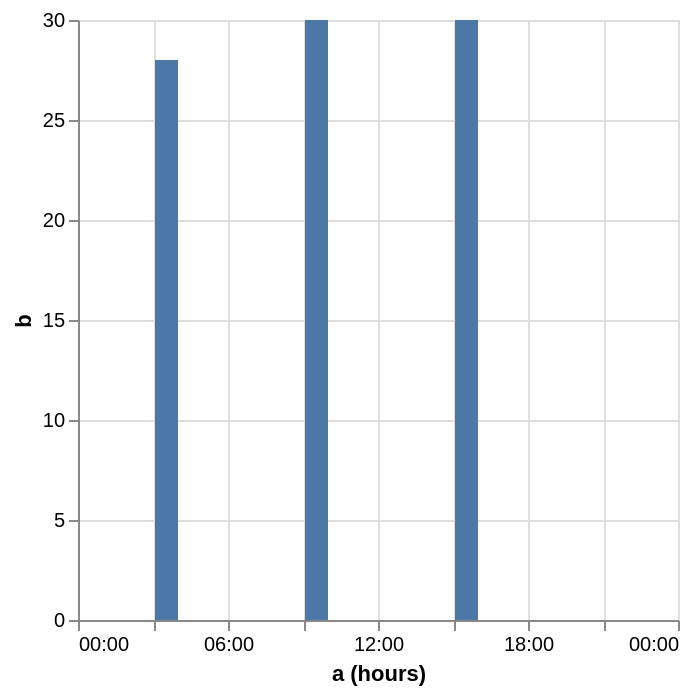

This figure's Vega-Lite source:
### Vega specification from a JSON file in a GitHub repository (floating-point values rounded to 4 significant figures)
{"$schema": "https://vega.github.io/schema/vega/v5.json", "description": "Customizing time scale domain.", "background": "white", "padding": 5, "width": 300, "height": 300, "style": "cell", "data": [{"name": "source_0", "values": [{"a": "December 17, 1995 03:00:00", "b": 28}, {"a": "December 17, 1995 09:00:00", "b": 30}, {"a": "December 17, 1995 15:00:00", "b": 30}]}, {"name": "data_0", "source": "source_0", "transform": [{"type": "formula", "expr": "toDate(datum[\"a\"])", "as": "a"}, {"field": "a", "type": "timeunit", "units": ["hours"], "as": ["hours_a", "hours_a_end"]}, {"type": "stack", "groupby": ["hours_a"], "field": "b", "sort": {"field": [], "order": []}, "as": ["b_start", "b_end"], "offset": "zero"}, {"type": "filter", "expr": "(isDate(datum[\"hours_a\"]) || (isValid(datum[\"hours_a\"]) && isFinite(+datum[\"hours_a\"]))) && isValid(datum[\"b\"]) && isFinite(+datum[\"b\"])"}]}], "marks": [{"name": "marks", "type": "rect", "style": ["bar"], "from": {"data": "data_0"}, "encode": {"update": {"fill": {"value": "#4c78a8"}, "ariaRoleDescription": {"value": "bar"}, "description": {"signal": "\"a (hours): \" + (timeFormat(datum[\"hours_a\"], timeUnitSpecifier([\"hours\"], {\"year-month\":\"%b %Y \",\"year-month-date\":\"%b %d, %Y \"}))) + \"; b: \" + (format(datum[\"b\"], \"\"))"}, "x2": {"scale": "x", "field": "hours_a", "offset": {"signal": "0.5 + (abs(scale(\"x\", datum[\"hours_a_end\"]) - scale(\"x\", datum[\"hours_a\"])) < 0.25 ? -0.5 * (0.25 - (abs(scale(\"x\", datum[\"hours_a_end\"]) - scale(\"x\", datum[\"hours_a\"])))) : 0.5)"}}, "x": {"scale": "x", "field": "hours_a_end", "offset": {"signal": "0.5 + (abs(scale(\"x\", datum[\"hours_a_end\"]) - scale(\"x\", datum[\"hours_a\"])) < 0.25 ? 0.5 * (0.25 - (abs(scale(\"x\", datum[\"hours_a_end\"]) - scale(\"x\", datum[\"hours_a\"])))) : -0.5)"}}, "y": {"scale": "y", "field": "b_end"}, "y2": {"scale": "y", "field": "b_start"}}}}], "scales": [{"name": "x", "type": "time", "domain": {"fields": [{"signal": "{data: datetime(2012, 0, 1, 0, 0, 0, 0)}"}, {"signal": "{data: datetime(2012, 0, 1, 24, 0, 0, 0)}"}]}, "range": [0, {"signal": "width"}]}, {"name": "y", "type": "linear", "domain": {"data": "data_0", "fields": ["b_start", "b_end"]}, "range": [{"signal": "height"}, 0], "nice": true, "zero": true}], "axes": [{"scale": "x", "orient": "bottom", "gridScale": "y", "grid": true, "tickMinStep": {"signal": "datetime(2001, 0, 1, 1, 0, 0, 0) - datetime(2001, 0, 1, 0, 0, 0, 0)"}, "domain": false, "labels": false, "aria": false, "maxExtent": 0, "minExtent": 0, "ticks": false, "zindex": 0}, {"scale": "y", "orient": "left", "gridScale": "x", "grid": true, "tickCount": {"signal": "ceil(height/40)"}, "domain": false, "labels": false, "aria": false, "maxExtent": 0, "minExtent": 0, "ticks": false, "zindex": 0}, {"scale": "x", "orient": "bottom", "grid": false, "title": "a (hours)", "format": {"signal": "timeUnitSpecifier([\"hours\"], {\"year-month\":\"%b %Y \",\"year-month-date\":\"%b %d, %Y \"})"}, "labelFlush": true, "labelOverlap": true, "tickMinStep": {"signal": "datetime(2001, 0, 1, 1, 0, 0, 0) - datetime(2001, 0, 1, 0, 0, 0, 0)"}, "zindex": 0}, {"scale": "y", "orient": "left", "grid": false, "title": "b", "labelOverlap": true, "tickCount": {"signal": "ceil(height/40)"}, "zindex": 0}]}
